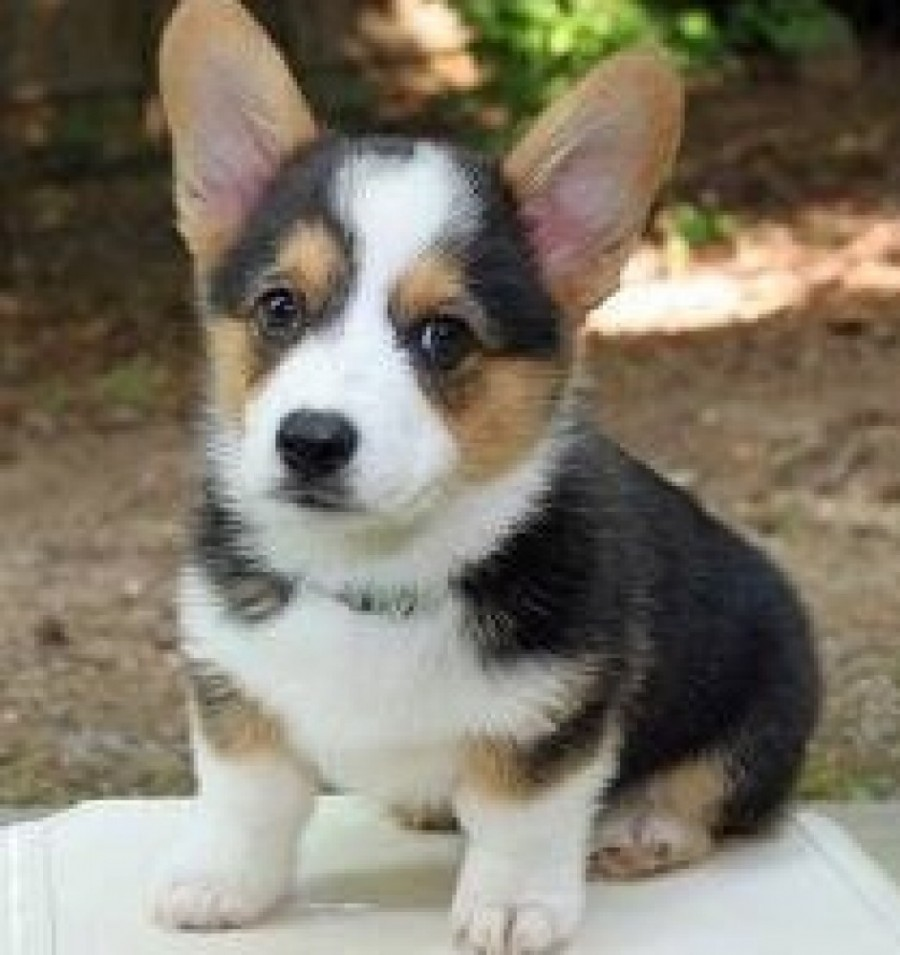
#> input picture dog3.jpg, 900 x 955 px
$ python test.py
#> lines starting #> are read from the running program, lines starting #| are printed output that depends on the picture; after the words box and inside, x2 and y2 are one past the last pixel; in counts of white or black regions, pixels touching at a corner belong together
import cv2
import numpy as np
from matplotlib import pyplot as plt
#####################################
img=cv2.imread('dog3.jpg')
#> img is the input picture: shape (955, 900, 3); mean B, G, R 106.9, 121.7, 128.7
aa=img[100:300,100:300]
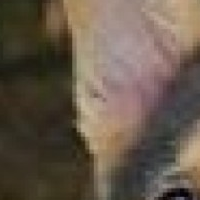
#> aa: shape (200, 200, 3); mean B, G, R 75.3, 89.1, 102.4
bb=img[300:500,300:500]
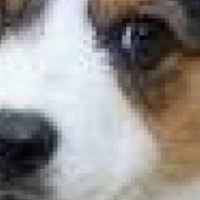
#> bb: shape (200, 200, 3); mean B, G, R 141.5, 144.7, 147.3
dst=cv2.addWeighted(aa,0.7,bb,0.3,0)
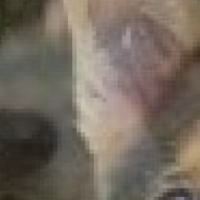
#> dst: shape (200, 200, 3); mean B, G, R 95.2, 105.8, 115.9
img[200:400,200:400]=dst
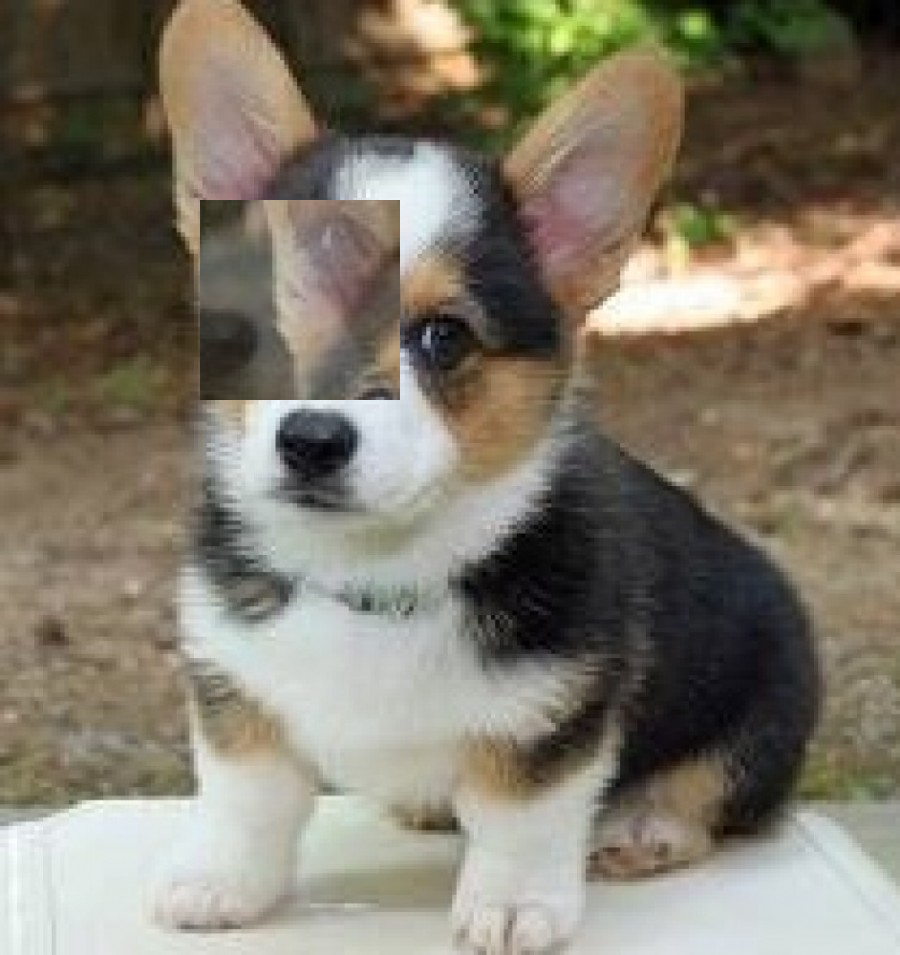
#> img: shape (955, 900, 3); 4.65% of pixels changed, all inside (x1, y1, x2, y2) = (200, 200, 400, 400)
print(img)
#> (printed output is left out)

cv2.imshow('dog3',img) #開啟新視窗名稱為res的視窗
cv2.waitKey(0)
cv2.destroyAllWindows()

# [50 lines of commented-out code are left out]
